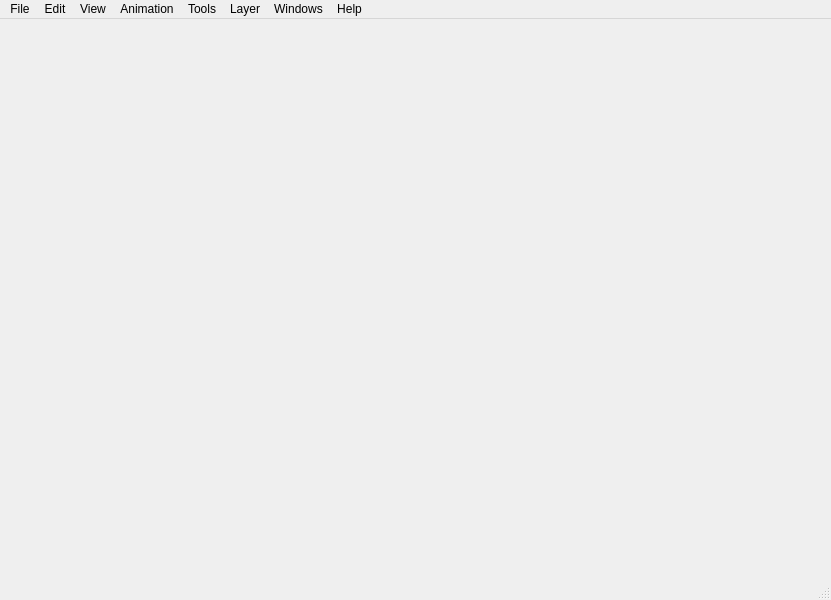
<?xml version="1.0" encoding="UTF-8"?>
<ui version="4.0">
 <class>MainWindow2</class>
 <widget class="QMainWindow" name="MainWindow2">
  <property name="geometry">
   <rect>
    <x>0</x>
    <y>0</y>
    <width>831</width>
    <height>600</height>
   </rect>
  </property>
  <property name="windowTitle">
   <string>MainWindow</string>
  </property>
  <property name="styleSheet">
   <string notr="true">this-&gt;setStyleSheet(&quot;background-color:yellow;&quot;);</string>
  </property>
  <widget class="BackgroundWidget" name="background">
   <layout class="QVBoxLayout" name="layout">
    <property name="spacing">
     <number>0</number>
    </property>
    <property name="leftMargin">
     <number>0</number>
    </property>
    <property name="topMargin">
     <number>0</number>
    </property>
    <property name="rightMargin">
     <number>0</number>
    </property>
    <property name="bottomMargin">
     <number>0</number>
    </property>
    <item>
     <widget class="ScribbleArea" name="scribbleArea" native="true">
      <property name="focusPolicy">
       <enum>Qt::StrongFocus</enum>
      </property>
     </widget>
    </item>
   </layout>
  </widget>
  <widget class="QStatusBar" name="statusbar"/>
  <widget class="QMenuBar" name="menubar">
   <property name="geometry">
    <rect>
     <x>0</x>
     <y>0</y>
     <width>831</width>
     <height>26</height>
    </rect>
   </property>
   <widget class="QMenu" name="menuFile">
    <property name="title">
     <string>File</string>
    </property>
    <widget class="QMenu" name="menuImport">
     <property name="title">
      <string>Import</string>
     </property>
     <addaction name="separator"/>
     <addaction name="actionImport_Image"/>
     <addaction name="actionImport_ImageSeq"/>
     <addaction name="actionImport_ImageSeqNum"/>
     <addaction name="actionImport_MovieVideo"/>
     <addaction name="actionImport_Gif"/>
     <addaction name="actionImportLayers_from_pclx"/>
     <addaction name="separator"/>
     <addaction name="actionImport_Sound"/>
     <addaction name="actionImport_MovieAudio"/>
     <addaction name="separator"/>
     <addaction name="actionImport_Replace_Palette"/>
     <addaction name="actionImport_Append_Palette"/>
    </widget>
    <widget class="QMenu" name="menuExport">
     <property name="title">
      <string>Export</string>
     </property>
     <addaction name="separator"/>
     <addaction name="actionExport_Movie"/>
     <addaction name="actionExport_ImageSeq"/>
     <addaction name="actionExport_Image"/>
     <addaction name="actionExport_Animated_GIF"/>
     <addaction name="separator"/>
     <addaction name="actionExport_Palette"/>
    </widget>
    <addaction name="actionNew"/>
    <addaction name="actionOpen"/>
    <addaction name="actionSave"/>
    <addaction name="actionSave_as"/>
    <addaction name="separator"/>
    <addaction name="menuImport"/>
    <addaction name="menuExport"/>
    <addaction name="separator"/>
    <addaction name="separator"/>
    <addaction name="actionExit"/>
   </widget>
   <widget class="QMenu" name="menuEdit">
    <property name="title">
     <string>Edit</string>
    </property>
    <widget class="QMenu" name="menuSelection">
     <property name="title">
      <string>Selection</string>
     </property>
     <addaction name="actionFlip_X"/>
     <addaction name="actionFlip_Y"/>
    </widget>
    <addaction name="actionUndo"/>
    <addaction name="actionRedo"/>
    <addaction name="separator"/>
    <addaction name="actionCut"/>
    <addaction name="actionCopy"/>
    <addaction name="actionPaste"/>
    <addaction name="actionClearFrame"/>
    <addaction name="separator"/>
    <addaction name="menuSelection"/>
    <addaction name="separator"/>
    <addaction name="actionSelect_All"/>
    <addaction name="actionDeselect_All"/>
    <addaction name="separator"/>
    <addaction name="actionPegbarAlignment"/>
    <addaction name="separator"/>
    <addaction name="actionPreference"/>
   </widget>
   <widget class="QMenu" name="menuView">
    <property name="title">
     <string>View</string>
    </property>
    <widget class="QMenu" name="menuOnion_Skin">
     <property name="title">
      <string>Onion Skin</string>
     </property>
     <addaction name="actionOnionPrev"/>
     <addaction name="actionOnionNext"/>
    </widget>
    <widget class="QMenu" name="menuZoom">
     <property name="title">
      <string>Zoom</string>
     </property>
     <addaction name="actionZoom400"/>
     <addaction name="actionZoom300"/>
     <addaction name="actionZoom200"/>
     <addaction name="actionZoom100"/>
     <addaction name="actionZoom50"/>
     <addaction name="actionZoom33"/>
     <addaction name="actionZoom25"/>
    </widget>
    <widget class="QMenu" name="menuLayer_Visibility">
     <property name="title">
      <string>Layer Visibility</string>
     </property>
     <addaction name="actionVisibilityCurrentLayerOnly"/>
     <addaction name="actionVisibilityRelative"/>
     <addaction name="actionVisibilityAll"/>
    </widget>
    <addaction name="actionReset_View"/>
    <addaction name="separator"/>
    <addaction name="actionZoom_In"/>
    <addaction name="actionZoom_Out"/>
    <addaction name="menuZoom"/>
    <addaction name="separator"/>
    <addaction name="actionRotate_Clockwise"/>
    <addaction name="actionRotate_Anticlockwise"/>
    <addaction name="separator"/>
    <addaction name="actionHorizontal_Flip"/>
    <addaction name="actionVertical_Flip"/>
    <addaction name="separator"/>
    <addaction name="menuOnion_Skin"/>
    <addaction name="menuLayer_Visibility"/>
    <addaction name="separator"/>
    <addaction name="separator"/>
    <addaction name="actionGrid"/>
    <addaction name="separator"/>
    <addaction name="separator"/>
    <addaction name="separator"/>
    <addaction name="actionPreview"/>
   </widget>
   <widget class="QMenu" name="menuAnimation">
    <property name="title">
     <string>Animation</string>
    </property>
    <addaction name="actionPlay"/>
    <addaction name="actionLoop"/>
    <addaction name="actionLoopControl"/>
    <addaction name="separator"/>
    <addaction name="actionNext_Frame"/>
    <addaction name="actionPrevious_Frame"/>
    <addaction name="actionNext_KeyFrame"/>
    <addaction name="actionPrev_KeyFrame"/>
    <addaction name="separator"/>
    <addaction name="actionAdd_Frame"/>
    <addaction name="actionDuplicate_Frame"/>
    <addaction name="actionRemove_Frame"/>
    <addaction name="separator"/>
    <addaction name="actionAdd_EmptyFrame"/>
    <addaction name="actionRemove_EmptyFrame"/>
    <addaction name="separator"/>
    <addaction name="actionReverse_selected_frames"/>
    <addaction name="actionRemove_selected_frames"/>
    <addaction name="separator"/>
    <addaction name="actionMove_Frame_Forward"/>
    <addaction name="actionMove_Frame_Backward"/>
    <addaction name="separator"/>
    <addaction name="actionFlip_inbetween"/>
    <addaction name="actionFlip_rolling"/>
   </widget>
   <widget class="QMenu" name="menuTools">
    <property name="title">
     <string>Tools</string>
    </property>
    <addaction name="actionMove"/>
    <addaction name="actionSelect"/>
    <addaction name="actionBrush"/>
    <addaction name="actionPolyline"/>
    <addaction name="actionSmudge"/>
    <addaction name="actionPen"/>
    <addaction name="actionHand"/>
    <addaction name="actionPencil"/>
    <addaction name="actionBucket"/>
    <addaction name="actionEyedropper"/>
    <addaction name="actionEraser"/>
    <addaction name="separator"/>
    <addaction name="actionResetToolsDefault"/>
   </widget>
   <widget class="QMenu" name="menuLayer">
    <property name="title">
     <string>Layer</string>
    </property>
    <widget class="QMenu" name="menuChange_line_color">
     <property name="title">
      <string>Change line color</string>
     </property>
     <addaction name="actionChangeLineColorCurrent_keyframe"/>
     <addaction name="actionChangeLineColorAll_keyframes_on_layer"/>
    </widget>
    <addaction name="actionNew_Bitmap_Layer"/>
    <addaction name="actionNew_Vector_Layer"/>
    <addaction name="actionNew_Sound_Layer"/>
    <addaction name="actionNew_Camera_Layer"/>
    <addaction name="separator"/>
    <addaction name="actionDelete_Current_Layer"/>
    <addaction name="separator"/>
    <addaction name="menuChange_line_color"/>
    <addaction name="separator"/>
   </widget>
   <widget class="QMenu" name="menuHelp">
    <property name="title">
     <string>Help</string>
    </property>
    <addaction name="actionHelp"/>
    <addaction name="actionQuick_Guide"/>
    <addaction name="separator"/>
    <addaction name="actionWebsite"/>
    <addaction name="actionForum"/>
    <addaction name="actionDiscord"/>
    <addaction name="separator"/>
    <addaction name="actionCheck_for_Updates"/>
    <addaction name="actionReport_Bug"/>
    <addaction name="actionOpen_Temporary_Directory"/>
    <addaction name="separator"/>
    <addaction name="actionAbout"/>
   </widget>
   <widget class="QMenu" name="menuWindows">
    <property name="title">
     <string>Windows</string>
    </property>
    <addaction name="actionResetWindows"/>
    <addaction name="actionLockWindows"/>
    <addaction name="separator"/>
   </widget>
   <addaction name="menuFile"/>
   <addaction name="menuEdit"/>
   <addaction name="menuView"/>
   <addaction name="menuAnimation"/>
   <addaction name="menuTools"/>
   <addaction name="menuLayer"/>
   <addaction name="menuWindows"/>
   <addaction name="menuHelp"/>
  </widget>
  <action name="actionNew">
   <property name="icon">
    <iconset resource="../data/app.qrc">
     <normaloff>:/icons/new.png</normaloff>:/icons/new.png</iconset>
   </property>
   <property name="text">
    <string>New</string>
   </property>
  </action>
  <action name="actionOpen">
   <property name="icon">
    <iconset resource="../data/app.qrc">
     <normaloff>:/icons/open.png</normaloff>:/icons/open.png</iconset>
   </property>
   <property name="text">
    <string>Open</string>
   </property>
  </action>
  <action name="actionSave">
   <property name="icon">
    <iconset resource="../data/app.qrc">
     <normaloff>:/icons/save.png</normaloff>:/icons/save.png</iconset>
   </property>
   <property name="text">
    <string>Save</string>
   </property>
  </action>
  <action name="actionSave_as">
   <property name="icon">
    <iconset resource="../data/app.qrc">
     <normaloff>:/icons/saveas.png</normaloff>:/icons/saveas.png</iconset>
   </property>
   <property name="text">
    <string>Save As...</string>
   </property>
  </action>
  <action name="actionExit">
   <property name="icon">
    <iconset resource="../data/app.qrc">
     <normaloff>:/icons/exit.png</normaloff>:/icons/exit.png</iconset>
   </property>
   <property name="text">
    <string>Exit</string>
   </property>
  </action>
  <action name="actionExport_ImageSeq">
   <property name="text">
    <string>Image Sequence...</string>
   </property>
  </action>
  <action name="actionExport_Image">
   <property name="text">
    <string>Image...</string>
   </property>
  </action>
  <action name="actionExport_Movie">
   <property name="text">
    <string>Movie...</string>
   </property>
   <property name="visible">
    <bool>true</bool>
   </property>
  </action>
  <action name="actionExport_Palette">
   <property name="text">
    <string>Palette</string>
   </property>
  </action>
  <action name="actionImport_Image">
   <property name="text">
    <string>Image...</string>
   </property>
  </action>
  <action name="actionImport_ImageSeq">
   <property name="text">
    <string>Image Sequence...</string>
   </property>
  </action>
  <action name="actionImport_MovieVideo">
   <property name="text">
    <string>Movie Video...</string>
   </property>
  </action>
  <action name="actionImport_Sound">
   <property name="text">
    <string>Sound...</string>
   </property>
  </action>
  <action name="actionImport_ImageSeqNum">
   <property name="text">
    <string>Image Predefined set...</string>
   </property>
  </action>
  <action name="actionUndo">
   <property name="icon">
    <iconset resource="../data/app.qrc">
     <normaloff>:/icons/undo.png</normaloff>:/icons/undo.png</iconset>
   </property>
   <property name="text">
    <string>Undo</string>
   </property>
  </action>
  <action name="actionRedo">
   <property name="enabled">
    <bool>false</bool>
   </property>
   <property name="icon">
    <iconset resource="../data/app.qrc">
     <normaloff>:/icons/redo.png</normaloff>:/icons/redo.png</iconset>
   </property>
   <property name="text">
    <string>Redo</string>
   </property>
  </action>
  <action name="actionCut">
   <property name="icon">
    <iconset resource="../data/app.qrc">
     <normaloff>:/icons/cut.png</normaloff>:/icons/cut.png</iconset>
   </property>
   <property name="text">
    <string>Cut</string>
   </property>
  </action>
  <action name="actionCopy">
   <property name="icon">
    <iconset resource="../data/app.qrc">
     <normaloff>:/icons/copy.png</normaloff>:/icons/copy.png</iconset>
   </property>
   <property name="text">
    <string>Copy</string>
   </property>
  </action>
  <action name="actionPaste">
   <property name="icon">
    <iconset resource="../data/app.qrc">
     <normaloff>:/icons/paste.png</normaloff>:/icons/paste.png</iconset>
   </property>
   <property name="text">
    <string>Paste</string>
   </property>
  </action>
  <action name="actionCrop">
   <property name="text">
    <string>Crop</string>
   </property>
  </action>
  <action name="actionCrop_To_Selection">
   <property name="text">
    <string>Crop To Selection</string>
   </property>
  </action>
  <action name="actionSelect_All">
   <property name="text">
    <string>Select All</string>
   </property>
  </action>
  <action name="actionDeselect_All">
   <property name="text">
    <string>Deselect All</string>
   </property>
  </action>
  <action name="actionClearFrame">
   <property name="icon">
    <iconset resource="../data/app.qrc">
     <normaloff>:/icons/clear.png</normaloff>:/icons/clear.png</iconset>
   </property>
   <property name="text">
    <string>Clear Frame</string>
   </property>
  </action>
  <action name="actionPreference">
   <property name="text">
    <string>Preferences</string>
   </property>
   <property name="menuRole">
    <enum>QAction::PreferencesRole</enum>
   </property>
  </action>
  <action name="actionResetWindows">
   <property name="text">
    <string>Reset Windows</string>
   </property>
  </action>
  <action name="actionZoom_In">
   <property name="icon">
    <iconset resource="../data/app.qrc">
     <normaloff>:/icons/magnify.png</normaloff>:/icons/magnify.png</iconset>
   </property>
   <property name="text">
    <string>Zoom In</string>
   </property>
  </action>
  <action name="actionZoom_Out">
   <property name="icon">
    <iconset resource="../data/app.qrc">
     <normaloff>:/icons/magnify.png</normaloff>:/icons/magnify.png</iconset>
   </property>
   <property name="text">
    <string>Zoom Out</string>
   </property>
  </action>
  <action name="actionRotate_Clockwise">
   <property name="text">
    <string>Rotate Clockwise</string>
   </property>
  </action>
  <action name="actionRotate_Anticlockwise">
   <property name="text">
    <string>Rotate Anticlockwise</string>
   </property>
  </action>
  <action name="actionReset_View">
   <property name="text">
    <string>Reset Zoom/Rotate</string>
   </property>
  </action>
  <action name="actionHorizontal_Flip">
   <property name="icon">
    <iconset resource="../data/app.qrc">
     <normaloff>:/app/icons/mirror.png</normaloff>:/app/icons/mirror.png</iconset>
   </property>
   <property name="text">
    <string>Horizontal Flip</string>
   </property>
  </action>
  <action name="actionVertical_Flip">
   <property name="icon">
    <iconset resource="../data/app.qrc">
     <normaloff>:/app/icons/mirrorV.png</normaloff>:/app/icons/mirrorV.png</iconset>
   </property>
   <property name="text">
    <string>Vertical Flip</string>
   </property>
  </action>
  <action name="actionPreview">
   <property name="enabled">
    <bool>false</bool>
   </property>
   <property name="text">
    <string>Preview</string>
   </property>
  </action>
  <action name="actionGrid">
   <property name="checkable">
    <bool>true</bool>
   </property>
   <property name="text">
    <string>Grid</string>
   </property>
  </action>
  <action name="actionOnionPrev">
   <property name="checkable">
    <bool>true</bool>
   </property>
   <property name="icon">
    <iconset resource="../data/app.qrc">
     <normaloff>:/app/icons/onionPrev.png</normaloff>:/app/icons/onionPrev.png</iconset>
   </property>
   <property name="text">
    <string>Previous</string>
   </property>
   <property name="statusTip">
    <string>Show previous onion skin</string>
   </property>
  </action>
  <action name="actionOnionNext">
   <property name="checkable">
    <bool>true</bool>
   </property>
   <property name="icon">
    <iconset resource="../data/app.qrc">
     <normaloff>:/app/icons/onionNext.png</normaloff>:/app/icons/onionNext.png</iconset>
   </property>
   <property name="text">
    <string>Next</string>
   </property>
   <property name="statusTip">
    <string>Show next onion skin</string>
   </property>
  </action>
  <action name="actionPlay">
   <property name="icon">
    <iconset resource="../data/app.qrc">
     <normaloff>:/icons/controls/play.png</normaloff>:/icons/controls/play.png</iconset>
   </property>
   <property name="text">
    <string>Play</string>
   </property>
  </action>
  <action name="actionLoop">
   <property name="checkable">
    <bool>true</bool>
   </property>
   <property name="icon">
    <iconset resource="../data/app.qrc">
     <normaloff>:/icons/controls/loop.png</normaloff>:/icons/controls/loop.png</iconset>
   </property>
   <property name="text">
    <string>Loop</string>
   </property>
  </action>
  <action name="actionNext_Frame">
   <property name="icon">
    <iconset resource="../data/app.qrc">
     <normaloff>:/icons/next.png</normaloff>:/icons/next.png</iconset>
   </property>
   <property name="text">
    <string>Next Frame</string>
   </property>
  </action>
  <action name="actionPrevious_Frame">
   <property name="icon">
    <iconset resource="../data/app.qrc">
     <normaloff>:/icons/prev.png</normaloff>:/icons/prev.png</iconset>
   </property>
   <property name="text">
    <string>Previous Frame</string>
   </property>
  </action>
  <action name="actionExtend_Frame">
   <property name="text">
    <string>Extend Frame</string>
   </property>
  </action>
  <action name="actionAdd_Frame">
   <property name="icon">
    <iconset resource="../data/app.qrc">
     <normaloff>:/icons/add.png</normaloff>:/icons/add.png</iconset>
   </property>
   <property name="text">
    <string>Add Frame</string>
   </property>
  </action>
  <action name="actionDuplicate_Frame">
   <property name="icon">
    <iconset resource="../data/app.qrc">
     <normaloff>:/icons/controls/duplicate.png</normaloff>:/icons/controls/duplicate.png</iconset>
   </property>
   <property name="text">
    <string>Duplicate Frame</string>
   </property>
  </action>
  <action name="actionRemove_Frame">
   <property name="icon">
    <iconset resource="../data/app.qrc">
     <normaloff>:/icons/remove.png</normaloff>:/icons/remove.png</iconset>
   </property>
   <property name="text">
    <string>Remove Frame</string>
   </property>
  </action>
  <action name="actionAdd_EmptyFrame">
   <property name="text">
    <string>Add Empty Frame</string>
   </property>
   <property name="toolTip">
    <string>Adds empty frame next to current frame, will push all frames in front of current frame</string>
   </property>
  </action>
  <action name="actionRemove_EmptyFrame">
   <property name="text">
    <string>Remove Empty Frame</string>
   </property>
  </action>
  <action name="actionInsert_Frame">
   <property name="icon">
    <iconset resource="../data/app.qrc">
     <normaloff>:/icons/add.png</normaloff>:/icons/add.png</iconset>
   </property>
   <property name="text">
    <string>Insert Frame</string>
   </property>
  </action>
  <action name="actionMove">
   <property name="icon">
    <iconset resource="../data/app.qrc">
     <normaloff>:/icons/new/svg/arrow.svg</normaloff>:/icons/new/svg/arrow.svg</iconset>
   </property>
   <property name="text">
    <string>Move</string>
   </property>
  </action>
  <action name="actionClear">
   <property name="icon">
    <iconset resource="../data/app.qrc">
     <normaloff>:/icons/clear.png</normaloff>:/icons/clear.png</iconset>
   </property>
   <property name="text">
    <string>Clear Frame</string>
   </property>
  </action>
  <action name="actionSelect">
   <property name="icon">
    <iconset resource="../data/app.qrc">
     <normaloff>:/icons/new/svg/selection.svg</normaloff>:/icons/new/svg/selection.svg</iconset>
   </property>
   <property name="text">
    <string>Select</string>
   </property>
  </action>
  <action name="actionBrush">
   <property name="icon">
    <iconset resource="../data/app.qrc">
     <normaloff>:/icons/new/svg/brush_detailed.svg</normaloff>:/icons/new/svg/brush_detailed.svg</iconset>
   </property>
   <property name="text">
    <string>Brush</string>
   </property>
  </action>
  <action name="actionPolyline">
   <property name="icon">
    <iconset resource="../data/app.qrc">
     <normaloff>:/icons/new/svg/line.svg</normaloff>:/icons/new/svg/line.svg</iconset>
   </property>
   <property name="text">
    <string>Polyline</string>
   </property>
  </action>
  <action name="actionSmudge">
   <property name="icon">
    <iconset resource="../data/app.qrc">
     <normaloff>:/icons/new/svg/smudge_detailed.svg</normaloff>:/icons/new/svg/smudge_detailed.svg</iconset>
   </property>
   <property name="text">
    <string>Smudge</string>
   </property>
  </action>
  <action name="actionPen">
   <property name="icon">
    <iconset resource="../data/app.qrc">
     <normaloff>:/icons/new/svg/pen_detailed.svg</normaloff>:/icons/new/svg/pen_detailed.svg</iconset>
   </property>
   <property name="text">
    <string>Pen</string>
   </property>
  </action>
  <action name="actionHand">
   <property name="icon">
    <iconset resource="../data/app.qrc">
     <normaloff>:/icons/new/svg/hand_detailed.svg</normaloff>:/icons/new/svg/hand_detailed.svg</iconset>
   </property>
   <property name="text">
    <string>Hand</string>
   </property>
  </action>
  <action name="actionPencil">
   <property name="icon">
    <iconset resource="../data/app.qrc">
     <normaloff>:/icons/new/svg/pencil_detailed.svg</normaloff>:/icons/new/svg/pencil_detailed.svg</iconset>
   </property>
   <property name="text">
    <string>Pencil</string>
   </property>
  </action>
  <action name="actionBucket">
   <property name="icon">
    <iconset resource="../data/app.qrc">
     <normaloff>:/icons/new/svg/bucket_detailed.svg</normaloff>:/icons/new/svg/bucket_detailed.svg</iconset>
   </property>
   <property name="text">
    <string>Bucket</string>
   </property>
  </action>
  <action name="actionEyedropper">
   <property name="icon">
    <iconset resource="../data/app.qrc">
     <normaloff>:/icons/new/svg/eyedropper_detailed.svg</normaloff>:/icons/new/svg/eyedropper_detailed.svg</iconset>
   </property>
   <property name="text">
    <string>Eyedropper</string>
   </property>
  </action>
  <action name="actionEraser">
   <property name="icon">
    <iconset resource="../data/app.qrc">
     <normaloff>:/icons/new/svg/eraser_detailed.svg</normaloff>:/icons/new/svg/eraser_detailed.svg</iconset>
   </property>
   <property name="text">
    <string>Eraser</string>
   </property>
  </action>
  <action name="actionNew_Bitmap_Layer">
   <property name="icon">
    <iconset resource="../data/app.qrc">
     <normaloff>:/icons/layer-bitmap.png</normaloff>:/icons/layer-bitmap.png</iconset>
   </property>
   <property name="text">
    <string>New Bitmap Layer</string>
   </property>
  </action>
  <action name="actionNew_Vector_Layer">
   <property name="icon">
    <iconset resource="../data/app.qrc">
     <normaloff>:/icons/layer-vector.png</normaloff>:/icons/layer-vector.png</iconset>
   </property>
   <property name="text">
    <string>New Vector Layer</string>
   </property>
  </action>
  <action name="actionNew_Sound_Layer">
   <property name="icon">
    <iconset resource="../data/app.qrc">
     <normaloff>:/icons/layer-sound.png</normaloff>:/icons/layer-sound.png</iconset>
   </property>
   <property name="text">
    <string>New Sound Layer</string>
   </property>
  </action>
  <action name="actionNew_Camera_Layer">
   <property name="icon">
    <iconset resource="../data/app.qrc">
     <normaloff>:/icons/layer-camera.png</normaloff>:/icons/layer-camera.png</iconset>
   </property>
   <property name="text">
    <string>New Camera Layer</string>
   </property>
  </action>
  <action name="actionDelete_Current_Layer">
   <property name="text">
    <string>Delete Current Layer</string>
   </property>
  </action>
  <action name="actionHelp">
   <property name="text">
    <string>Help</string>
   </property>
  </action>
  <action name="actionAbout">
   <property name="text">
    <string>About</string>
   </property>
  </action>
  <action name="actionResetToolsDefault">
   <property name="text">
    <string>Reset to default</string>
   </property>
   <property name="toolTip">
    <string>Reset to default</string>
   </property>
  </action>
  <action name="actionNext_KeyFrame">
   <property name="icon">
    <iconset>
     <normalon>:/icons/next.png</normalon>
    </iconset>
   </property>
   <property name="text">
    <string>Next Keyframe</string>
   </property>
   <property name="toolTip">
    <string>Next Keyframe</string>
   </property>
  </action>
  <action name="actionPrev_KeyFrame">
   <property name="icon">
    <iconset>
     <normalon>:/icons/prev.png</normalon>
    </iconset>
   </property>
   <property name="text">
    <string>Previous KeyFrame</string>
   </property>
   <property name="toolTip">
    <string>Previous KeyFrame</string>
   </property>
  </action>
  <action name="actionMultiLayerOnionSkin">
   <property name="checkable">
    <bool>true</bool>
   </property>
   <property name="checked">
    <bool>true</bool>
   </property>
   <property name="text">
    <string>Multilayer Onion Skin</string>
   </property>
  </action>
  <action name="actionLoopControl">
   <property name="checkable">
    <bool>true</bool>
   </property>
   <property name="enabled">
    <bool>true</bool>
   </property>
   <property name="text">
    <string>Range</string>
   </property>
  </action>
  <action name="actionToolsWidget">
   <property name="checkable">
    <bool>true</bool>
   </property>
   <property name="text">
    <string>Tools</string>
   </property>
  </action>
  <action name="actionTimeline">
   <property name="checkable">
    <bool>true</bool>
   </property>
   <property name="text">
    <string>Timeline</string>
   </property>
  </action>
  <action name="actionOptionsWidget">
   <property name="checkable">
    <bool>true</bool>
   </property>
   <property name="text">
    <string>Options</string>
   </property>
  </action>
  <action name="actionColorWheel">
   <property name="checkable">
    <bool>true</bool>
   </property>
   <property name="text">
    <string>Color Wheel</string>
   </property>
  </action>
  <action name="actionColorPalette">
   <property name="checkable">
    <bool>true</bool>
   </property>
   <property name="text">
    <string>Color Palette</string>
   </property>
  </action>
  <action name="actionDisplayOptions">
   <property name="checkable">
    <bool>true</bool>
   </property>
   <property name="text">
    <string>Display Options</string>
   </property>
  </action>
  <action name="actionFlip_X">
   <property name="text">
    <string>Flip X</string>
   </property>
  </action>
  <action name="actionFlip_Y">
   <property name="text">
    <string>Flip Y</string>
   </property>
  </action>
  <action name="actionMove_Frame_Forward">
   <property name="text">
    <string>Move Frame Forward</string>
   </property>
  </action>
  <action name="actionMove_Frame_Backward">
   <property name="text">
    <string>Move Frame Backward</string>
   </property>
  </action>
  <action name="actionWebsite">
   <property name="text">
    <string>Pencil2D Website</string>
   </property>
  </action>
  <action name="actionReport_Bug">
   <property name="text">
    <string>Report a Bug</string>
   </property>
  </action>
  <action name="actionQuick_Guide">
   <property name="text">
    <string>Quick Reference Guide</string>
   </property>
   <property name="shortcut">
    <string>F1</string>
   </property>
  </action>
  <action name="actionImport_Gif">
   <property name="text">
    <string>Animated GIF...</string>
   </property>
  </action>
  <action name="actionExport_Animated_GIF">
   <property name="text">
    <string>Animated GIF...</string>
   </property>
  </action>
  <action name="actionCheck_for_Updates">
   <property name="text">
    <string>Check for Updates</string>
   </property>
  </action>
  <action name="actionForum">
   <property name="text">
    <string>Pencil2D Forum</string>
   </property>
  </action>
  <action name="actionDiscord">
   <property name="text">
    <string>Pencil2D Discord</string>
   </property>
  </action>
  <action name="actionZoom200">
   <property name="text">
    <string>200%</string>
   </property>
  </action>
  <action name="actionZoom300">
   <property name="text">
    <string>300%</string>
   </property>
  </action>
  <action name="actionZoom400">
   <property name="text">
    <string>400%</string>
   </property>
  </action>
  <action name="actionZoom50">
   <property name="text">
    <string>50%</string>
   </property>
  </action>
  <action name="actionZoom33">
   <property name="text">
    <string>33%</string>
   </property>
  </action>
  <action name="actionZoom25">
   <property name="text">
    <string>25%</string>
   </property>
  </action>
  <action name="actionZoom100">
   <property name="text">
    <string>100%</string>
   </property>
  </action>
  <action name="actionFlip_inbetween">
   <property name="text">
    <string>Flip In-Between</string>
   </property>
  </action>
  <action name="actionFlip_rolling">
   <property name="text">
    <string>Flip Rolling</string>
   </property>
  </action>
  <action name="actionLayerHidden">
   <property name="text">
    <string>Current layer only</string>
   </property>
  </action>
  <action name="actionLayerRelative">
   <property name="text">
    <string>Relative</string>
   </property>
  </action>
  <action name="actionLayerFull">
   <property name="text">
    <string>All Layers</string>
   </property>
  </action>
  <action name="actionPegbarAlignment">
   <property name="text">
    <string>Peg bar Alignment</string>
   </property>
  </action>
  <action name="actionImport_MovieAudio">
   <property name="text">
    <string>Movie Audio...</string>
   </property>
  </action>
  <action name="actionImport_Append_Palette">
   <property name="text">
    <string>Append to Palette...</string>
   </property>
  </action>
  <action name="actionImport_Replace_Palette">
   <property name="text">
    <string>Replace Palette...</string>
   </property>
  </action>
  <action name="actionExport_Other_Palette_formats">
   <property name="text">
    <string>Other Palette format...</string>
   </property>
  </action>
  <action name="actionChangeLineColorCurrent_keyframe">
   <property name="text">
    <string>Current keyframe</string>
   </property>
  </action>
  <action name="actionChangeLineColorAll_keyframes_on_layer">
   <property name="text">
    <string>All keyframes on layer</string>
   </property>
  </action>
  <action name="actionImportLayers_from_pclx">
   <property name="text">
    <string>Layers from Project file...</string>
   </property>
  </action>
  <action name="actionVisibilityCurrentLayerOnly">
   <property name="checkable">
    <bool>true</bool>
   </property>
   <property name="text">
    <string>Current layer only</string>
   </property>
  </action>
  <action name="actionVisibilityRelative">
   <property name="checkable">
    <bool>true</bool>
   </property>
   <property name="text">
    <string>Relative</string>
   </property>
  </action>
  <action name="actionVisibilityAll">
   <property name="checkable">
    <bool>true</bool>
   </property>
   <property name="text">
    <string>All layers</string>
   </property>
  </action>
  <action name="actionOnionSkins">
   <property name="checkable">
    <bool>true</bool>
   </property>
   <property name="text">
    <string>Onion Skins</string>
   </property>
   <property name="toolTip">
    <string>Onion Skins</string>
   </property>
  </action>
  <action name="actionReverse_selected_frames">
   <property name="text">
    <string>Reverse selected Frames</string>
   </property>
  </action>
  <action name="actionCopy_Frames">
   <property name="text">
    <string>Copy selected Frames</string>
   </property>
  </action>
  <action name="actionCut_Selected_Frames">
   <property name="text">
    <string>Cut selected Frames</string>
   </property>
  </action>
  <action name="actionRemove_selected_frames">
   <property name="text">
    <string>Remove selected Frames</string>
   </property>
  </action>
  <action name="actionPaste_selected_frames">
   <property name="text">
    <string>Paste selected Frames</string>
   </property>
  </action>
  <action name="actionOpen_Temporary_Directory">
   <property name="text">
    <string>Open Temporary Directory</string>
   </property>
  </action>
  <action name="actionLockWindows">
   <property name="checkable">
    <bool>true</bool>
   </property>
   <property name="text">
    <string>Lock Windows</string>
   </property>
  </action>
 </widget>
 <customwidgets>
  <customwidget>
   <class>BackgroundWidget</class>
   <extends>QWidget</extends>
   <header>backgroundwidget.h</header>
   <container>1</container>
  </customwidget>
  <customwidget>
   <class>ScribbleArea</class>
   <extends>QWidget</extends>
   <header>scribblearea.h</header>
   <container>1</container>
  </customwidget>
 </customwidgets>
 <resources>
  <include location="../data/app.qrc"/>
 </resources>
 <connections/>
 <slots>
  <slot>dockAllSubWidgets()</slot>
  <slot>undoActSetText()</slot>
  <slot>undoActSetEnabled()</slot>
 </slots>
</ui>
